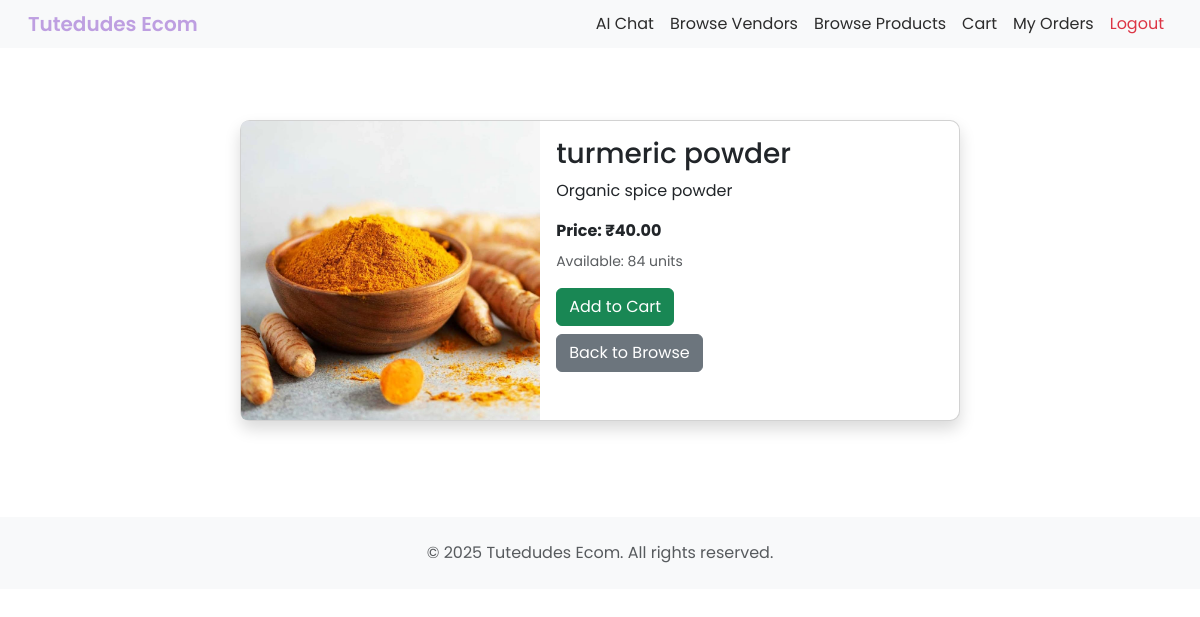
/retailer/products/2/ (signed in), run on an earlier commit of the app's database.
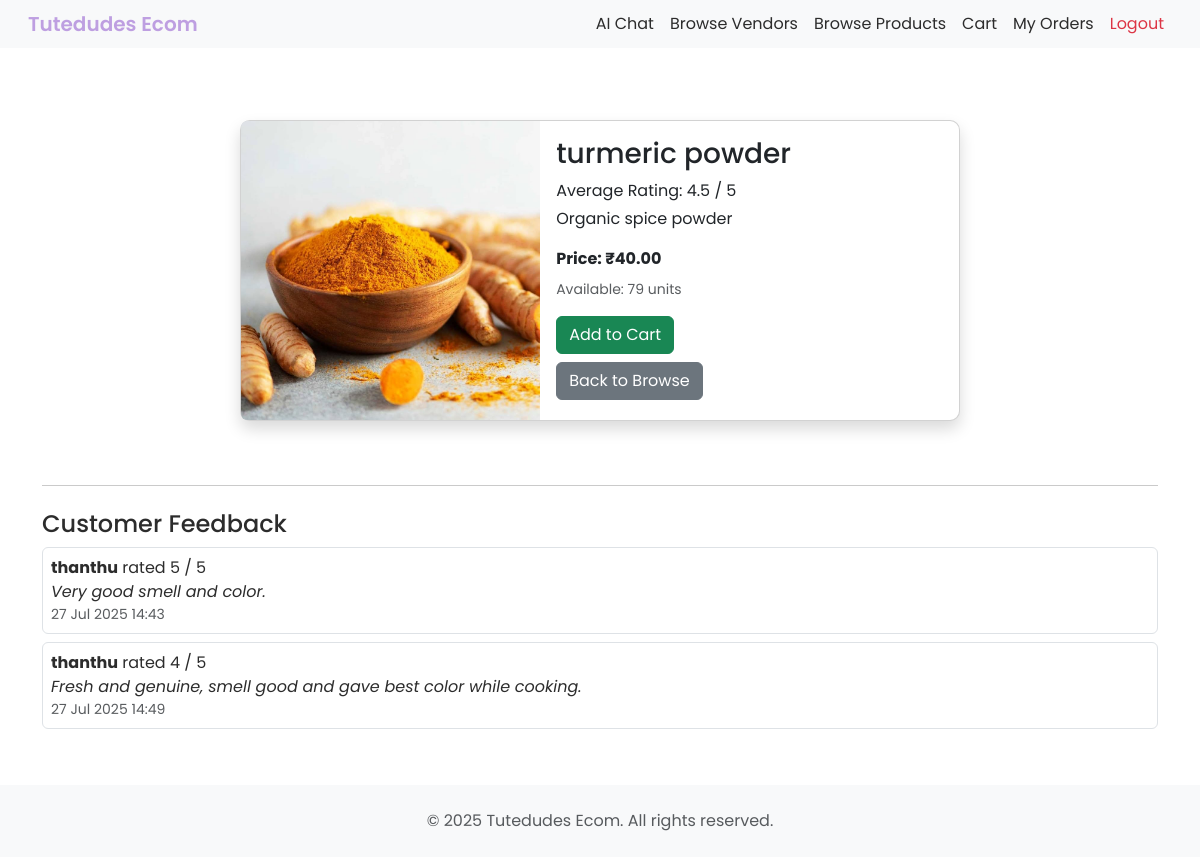
And on a later commit of the database.
### ecomApp/models.py (models this page shows, shortened)
class Product(models.Model):
    vendor = models.ForeignKey(settings.AUTH_USER_MODEL, on_delete=models.CASCADE, limit_choices_to={'is_vendor': True}, related_name='products')
    category = models.ForeignKey('Category', on_delete=models.SET_NULL, null=True, blank=True, related_name='products')
    name = models.CharField(max_length=255)
    description = models.TextField(blank=True)
    price = models.DecimalField(max_digits=10, decimal_places=2)
    quantity = models.PositiveIntegerField()
    image = models.ImageField(upload_to='product_images/', blank=True, null=True)
    available = models.BooleanField(default=True)
    created_at = models.DateTimeField(auto_now_add=True)
    updated_at = models.DateTimeField(auto_now=True)

class Feedback(models.Model):
    order = models.ForeignKey(Order, on_delete=models.CASCADE, related_name='feedbacks')
    product = models.ForeignKey('Product', on_delete=models.CASCADE, related_name='feedbacks')
    vendor = models.ForeignKey(settings.AUTH_USER_MODEL, on_delete=models.CASCADE, limit_choices_to={'is_vendor': True}, related_name='feedbacks')
    retailer = models.ForeignKey(settings.AUTH_USER_MODEL, on_delete=models.CASCADE, limit_choices_to={'is_retailer': True}, related_name='given_feedbacks')
    rating = models.PositiveSmallIntegerField(choices=[(i, str(i)) for i in range(1, 6)])
    comment = models.TextField(blank=True)
    created_at = models.DateTimeField(auto_now_add=True)

class CustomUser(AbstractUser):
    is_vendor = models.BooleanField(default=False)
    is_retailer = models.BooleanField(default=False)

### ecomApp/views.py (the view)
# urls.py: path('retailer/products/<int:id>/', views.product_detail, name='product_detail'),
@login_required
@user_passes_test(is_retailer, login_url='/')
def product_detail(request, id):
    from django.shortcuts import get_object_or_404
    from .models import Feedback
    from django.db.models import Avg
    product = get_object_or_404(Product, id=id, available=True)
    feedbacks = product.feedbacks.select_related('retailer')
    avg_rating = feedbacks.aggregate(avg=Avg('rating'))['avg']
    return render(request, 'product_detail.html', {
        'product': product,
        'feedbacks': feedbacks,
        'avg_rating': avg_rating
    })

### ecomApp/views.py (called while the page is built)
def is_retailer(user):
    return user.is_authenticated and getattr(user, 'is_retailer', False)

### ecomApp/templates/product_detail.html (shortened to what this page needs)
{% extends "base.html" %}
{% block content %}
<div class="container py-5">
    <div class="row justify-content-center">
        <div class="col-md-8">
            <div class="card shadow">
                <div class="row g-0">
                    {% if product.image %}
                    <div class="col-md-5">
                        <img src="{{ product.image.url }}" class="img-fluid rounded-start" alt="{{ product.name }}" style="height: 100%; object-fit: cover;">
                    </div>
                    {% endif %}
                    <div class="col-md-7">
                        <div class="card-body">
                            <h3 class="card-title">{{ product.name }}</h3>
{% if avg_rating %}
<p class="mb-1">Average Rating: {{ avg_rating|floatformat:1 }} / 5</p>
{% endif %}
                            <p class="card-text">{{ product.description }}</p>
                            <p class="mb-2"><strong>Price: ₹{{ product.price }}</strong></p>
                            <p class="text-muted small mb-3">Available: {{ product.quantity }} units</p>
                            {% if product.quantity > 0 %}
                            <form method="post" action="{% url 'add_to_cart' product.id %}">
                                <button type="submit" class="btn btn-success me-2">Add to Cart</button>
                            </form>
                            {% else %}
                            <p class="text-danger">Out of Stock</p>
                            {% endif %}
                            <a href="{% url 'browse_products' %}" class="btn btn-secondary mt-2">Back to Browse</a>
                        </div>
                    </div>
                </div>
            </div>
        </div>
    </div>
</div>
{% if feedbacks %}
<hr>
<h4 class="mt-4">Customer Feedback</h4>
{% for fb in feedbacks %}
<div class="border rounded p-2 mb-2">
    <strong>{{ fb.retailer.username }}</strong> rated {{ fb.rating }} / 5<br>
    {% if fb.comment %}<em>{{ fb.comment }}</em>{% endif %}
    <div class="text-muted small">{{ fb.created_at|date:"d M Y H:i" }}</div>
</div>
{% endfor %}
{% endif %}
</div>
{% endblock %}

What changed in the data, as far as the page shows it:
changed Product "turmeric powder": quantity "84" → "79"
added Feedback: retailer.username "thanthu", rating "5", comment "Very good smell and color.", created_at "27 Jul 2025 14:43"
added Feedback: retailer.username "thanthu", rating "4", comment "Fresh and genuine, smell good and gave best color while cooking.", created_at "27 Jul 2025 14:49"
Also different on the page:
{{ avg_rating|floatformat:1 }}: (not shown) → "4.5"
text now shown: "Average Rating: / 5 Customer Feedback"
